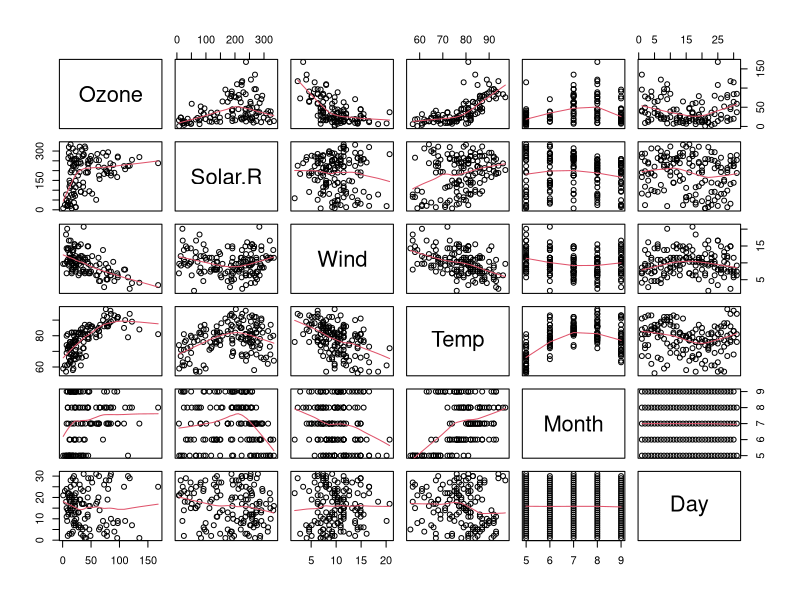
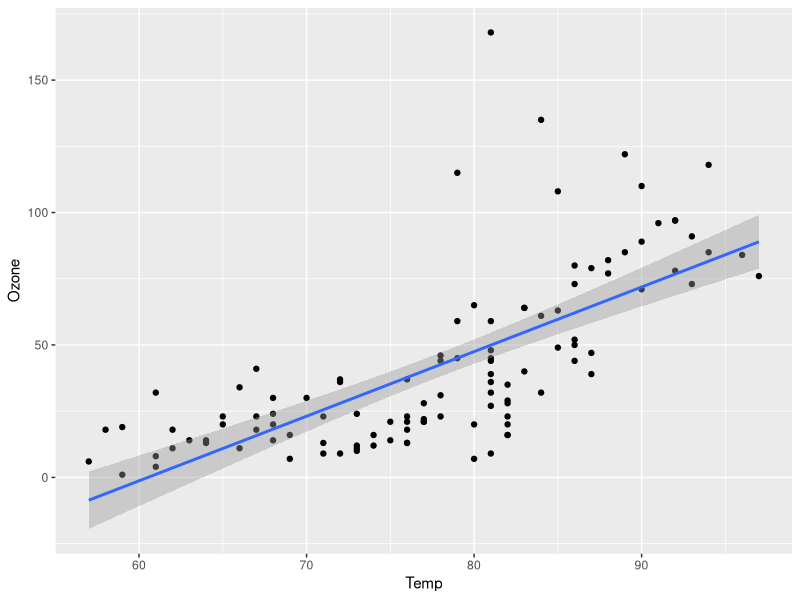
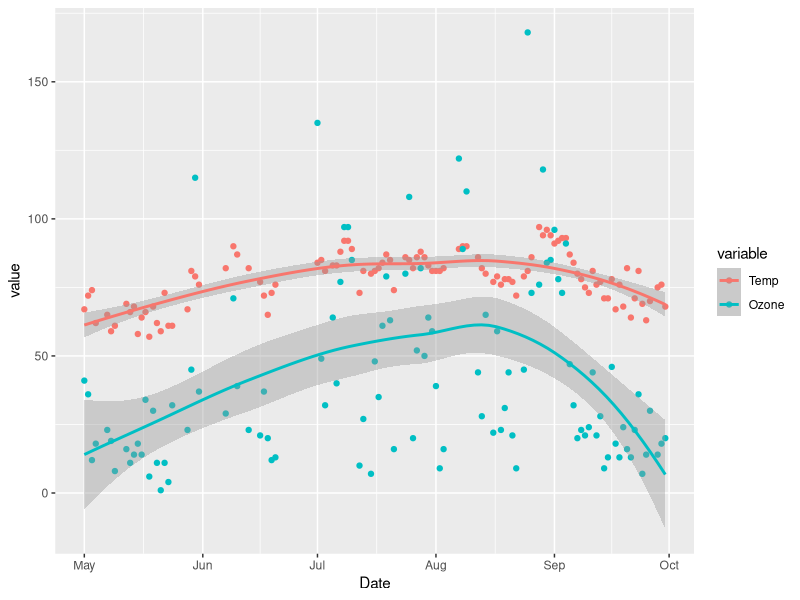

R code for these plots, in order:
## ---- chunk 1
# Load one or more packages into memory, installing as needed.
load.pkgs <- function(pkgs, repos = "http://cran.r-project.org") {
    result <- sapply(pkgs, function(pkg) { 
        if (!suppressWarnings(require(pkg, character.only = TRUE))) {
            install.packages(pkg, quiet = TRUE, repos = repos)
            library(pkg, character.only = TRUE)}})
}

load.pkgs(c("dplyr", "reshape2", "ggplot2"))
## ---- chunk 2
library(datasets)
data(airquality)

str(airquality)
## ---- chunk 3
head(airquality)
tail(airquality)
## ---- chunk 4
summary(airquality)
## ---- chunk 5
pairs(airquality, panel = panel.smooth)
## ---- chunk 6
summary(lm(Ozone ~ Wind + Solar.R + Temp, data = airquality))
## ---- chunk 7
df <- na.omit(as.data.frame(airquality))
summary(df)
## ---- chunk 8
ggplot(df, aes(x = Temp, y = Ozone)) + 
  geom_point() + stat_smooth(method = "lm")
## ---- chunk 9
df$Date <- as.Date(paste("1973", df$Month, df$Day, sep="-"), "%Y-%m-%d")
str(df)
## ---- chunk 10
df <- select(df, Temp, Ozone, Date) 
df <- melt(df, id="Date")

str(df)
## ---- chunk 11
ggplot(df, aes(x=Date, y=value, colour=variable, group=variable)) +
   geom_point(aes(y=value, colour=variable)) + geom_smooth(method="loess")
